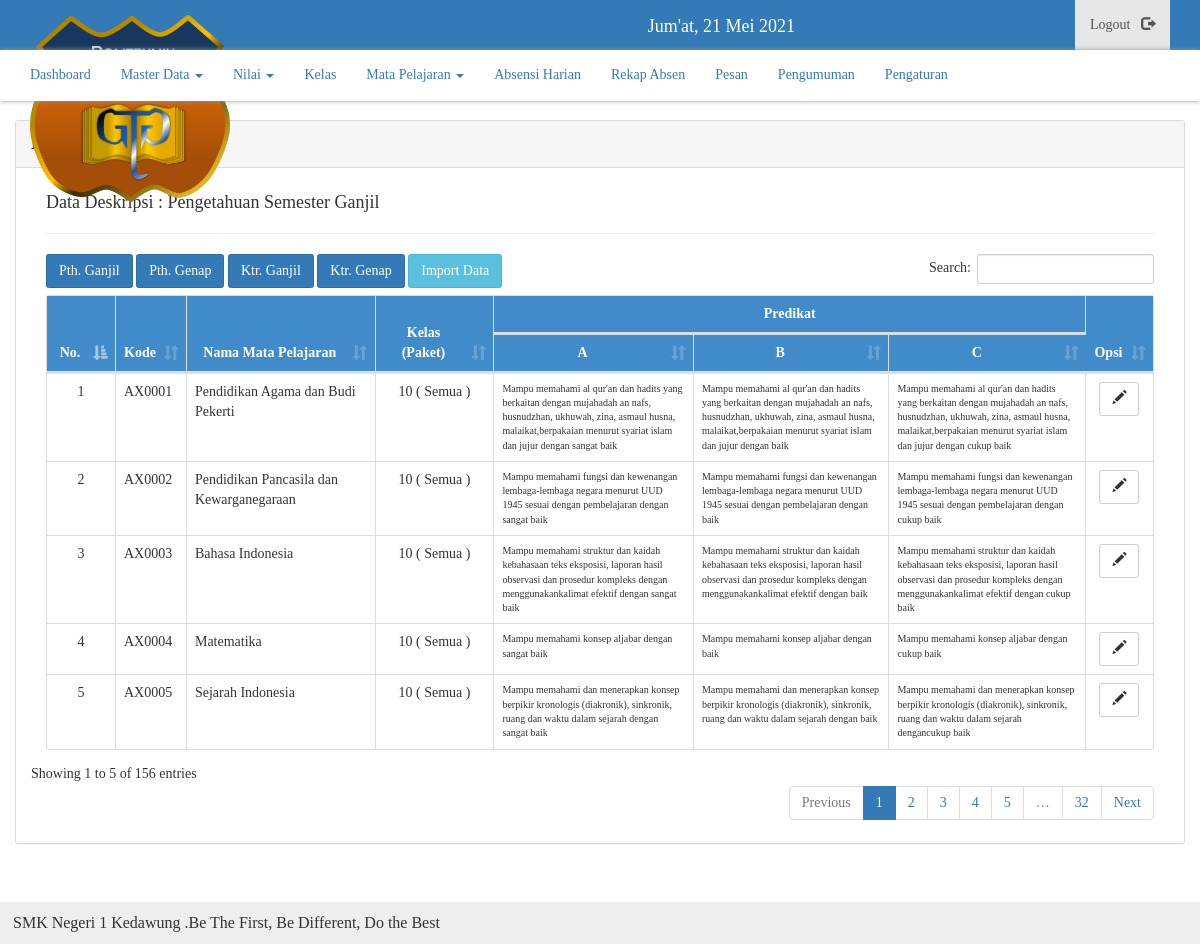
The app's page /admin/data-deskripsi (signed in) with its own data.
### tables this page shows
CREATE TABLE `tbl_mapel` (
  `id` int(11) NOT NULL,
  `kode_mapel` varchar(20) NOT NULL,
  `nama_mapel` varchar(100) NOT NULL,
  `kelas` int(5) NOT NULL,
  `paket` varchar(255) NOT NULL,
  `kelompok` varchar(20) NOT NULL,
  `ds` int(11) NOT NULL
);

CREATE TABLE `tbl_info` (
  `id` int(11) NOT NULL,
  `isi` text NOT NULL
);

### function/main.php (called while the page is built, shortened)
<?php
function base($folder)
{
	$url = "http://localhost:9000/siakad/".$folder;
	return $url;
}
function anti_inject($text)
{
	$string = stripslashes(strip_tags(htmlentities(htmlspecialchars($text, ENT_QUOTES))));
	return $string;
}
function get($sql)
{
	global $link;
	if ($x = mysqli_query($link, $sql) or die(mysqli_error($link))) {
		return $x;
	}
}
function select($column, $table, $params=NULL)
{
	if ($params != NULL) {
		$sql = "SELECT $column FROM $table WHERE $params ";
	} else {
		$sql = "SELECT $column FROM $table ";
	}
	return get($sql);
}
?>

### admin/inc/deskripsi.php (the view, shortened to what this page needs)
<?php
$sqlmapel = select("*", "tbl_mapel");
$no = 1;
$data = anti_inject($_GET['data']);
if ($data == "") {
	$ket = "Pengetahuan Semester Ganjil";
} elseif ($data == "pth_genap") {
	$ket = "Pengetahuan Semester Genap";
} elseif ($data == "ktr_ganjil") {
	$ket = "Keterampilan Semester Ganjil";
} elseif ($data == "ktr_genap") {
	$ket = "Keterampilan Semester Genap";
}
if ($data == "") {
?>
<div class="col-md-12">
	<h4>Data Deskripsi : <?= $ket; ?></h4>
	<hr>
	<table class="table table-bordered" id="list-data">
		<thead>
			<tr>
				<th class="ctr" rowspan="2" width="30px;">No.</th>
				<th class="ctr" rowspan="2" width="30px;">Kode</th>
				<th class="ctr" rowspan="2" width="150px">Nama Mata Pelajaran</th>
				<th class="ctr" rowspan="2" width="80px">Kelas (Paket)</th>
				<th class="ctr" colspan="3">Predikat</th>
				<th class="ctr" rowspan="2" width="20px;">Opsi</th>
			</tr>
			<tr>
				<th class="ctr">A</th>
				<th class="ctr">B</th>
				<th class="ctr">C</th>
			</tr>
		</thead>
		<tbody>
		<?php
			while ($m = mysqli_fetch_object($sqlmapel)):
				if ($m->paket == "Administrasi Perkantoran") {
					$pkt = "AP";
				} elseif ($m->paket == "Akuntansi") {
					$pkt = "AK";
				} elseif ($m->paket == "Multimedia") {
					$pkt = "MM";
				} elseif ($m->paket == "Pemasaran") {
					$pkt = "PM";
				} elseif ($m->paket == "Perbankan") {
					$pkt = "PB";
				} elseif ($m->paket == "Usaha Perjalanan Wisata") {
					$pkt = "UPW";
				} else {
					$pkt = "Semua";
				}
		?>
			<tr>
				<td class="ctr"><?= $no++; ?></td>
				<td width="30px"><?= $m->kode_mapel; ?></td>
				<td width="150px"><?= $m->nama_mapel; ?></td>
				<td class="ctr"><?= $m->kelas." ( $pkt )"; ?></td>
				<?php
					$sqlpa = select("deskripsi", "tbl_deskripsi_pth", "kode_mapel = '$m->kode_mapel' AND semester = 'Ganjil'");
					while ($pa = mysqli_fetch_object($sqlpa)):
				?>
				<td>
					<?= $pa->deskripsi; ?>
				</td>
				<?php endwhile; ?>
				<td class="ctr" width="20px;">
					<a href="<?= base('admin/edit-deskripsi/'.base64_encode($m->kode_mapel).'/'.base64_encode('pth_ganjil')); ?>" class="btn btn-default"><span class="glyphicon glyphicon-pencil"></span></a>
				</td>
			</tr>
		<?php endwhile; ?>
		</tbody>
	</table>
</div>
<?php
} else if($data == "pth_genap") {
?>
<div class="col-md-12">
	<h4>Data Deskripsi : <?= $ket; ?></h4>
	<hr>
	<table class="table table-bordered" id="list-data">
		<thead>
			<tr>
				<th class="ctr" rowspan="2" width="30px;">No.</th>
				<th class="ctr" rowspan="2" width="30px;">Kode</th>
				<th class="ctr" rowspan="2" width="150px">Nama Mata Pelajaran</th>
				<th class="ctr" rowspan="2" width="80px">Kelas (Paket)</th>
				<th class="ctr" colspan="3">Predikat</th>
				<th class="ctr" rowspan="2" width="20px;">Opsi</th>
			</tr>
			<tr>
				<th class="ctr">A</th>
				<th class="ctr">B</th>
				<th class="ctr">C</th>
			</tr>
		</thead>
		<tbody>
		<?php
			while ($m = mysqli_fetch_object($sqlmapel)):
				if ($m->paket == "Administrasi Perkantoran") {
					$pkt = "AP";
				} elseif ($m->paket == "Akuntansi") {
					$pkt = "AK";
				} elseif ($m->paket == "Multimedia") {
					$pkt = "MM";
				} elseif ($m->paket == "Pemasaran") {
					$pkt = "PM";
				} elseif ($m->paket == "Perbankan") {
					$pkt = "PB";
				} elseif ($m->paket == "Usaha Perjalanan Wisata") {
					$pkt = "UPW";
				} else {
					$pkt = "Semua";
				}
		?>
			<tr>
				<td class="ctr"><?= $no++; ?></td>
				<td width="30px"><?= $m->kode_mapel; ?></td>
				<td width="150px"><?= $m->nama_mapel; ?></td>
				<td class="ctr"><?= $m->kelas." ( $pkt )"; ?></td>
				<?php
					$sqlpa = select("deskripsi", "tbl_deskripsi_pth", "kode_mapel = '$m->kode_mapel' AND semester = 'Genap'");
					while ($pa = mysqli_fetch_object($sqlpa)):
				?>
				<td>
					<?= $pa->deskripsi; ?>
				</td>
				<?php endwhile; ?>
				<td class="ctr" width="20px;">
					<a href="<?= base('admin/edit-deskripsi/'.base64_encode($m->kode_mapel).'/'.base64_encode($data)); ?>" class="btn btn-default"><span class="glyphicon glyphicon-pencil"></span></a>
				</td>
			</tr>
		<?php endwhile; ?>
		</tbody>
	</table>
</div>
<?php
} else if($data == "ktr_ganjil") {
?>
<div class="col-md-12">
	<h4>Data Deskripsi : <?= $ket; ?></h4>
	<hr>
	<table class="table table-bordered" id="list-data">
		<thead>
			<tr>
				<th class="ctr" rowspan="2" width="30px;">No.</th>
				<th class="ctr" rowspan="2" width="30px;">Kode</th>
				<th class="ctr" rowspan="2" width="150px">Nama Mata Pelajaran</th>
				<th class="ctr" rowspan="2" width="80px">Kelas (Paket)</th>
				<th class="ctr" colspan="3">Predikat</th>
				<th class="ctr" rowspan="2" width="20px;">Opsi</th>
			</tr>
			<tr>
				<th class="ctr">A</th>
				<th class="ctr">B</th>
				<th class="ctr">C</th>
			</tr>
		</thead>
		<tbody>
		<?php
			while ($m = mysqli_fetch_object($sqlmapel)):
				if ($m->paket == "Administrasi Perkantoran") {
					$pkt = "AP";
				} elseif ($m->paket == "Akuntansi") {
					$pkt = "AK";
				} elseif ($m->paket == "Multimedia") {
					$pkt = "MM";
				} elseif ($m->paket == "Pemasaran") {
					$pkt = "PM";
				} elseif ($m->paket == "Perbankan") {
					$pkt = "PB";
				} elseif ($m->paket == "Usaha Perjalanan Wisata") {
					$pkt = "UPW";
				} else {
					$pkt = "Semua";
				}
		?>
			<tr>
				<td class="ctr"><?= $no++; ?></td>
				<td width="30px"><?= $m->kode_mapel; ?></td>
				<td width="150px"><?= $m->nama_mapel; ?></td>
				<td class="ctr"><?= $m->kelas." ( $pkt )"; ?></td>
				<?php
					$sqlpa = select("deskripsi", "tbl_deskripsi_ktr", "kode_mapel = '$m->kode_mapel' AND semester = 'Ganjil'");
					while ($pa = mysqli_fetch_object($sqlpa)):
				?>
				<td>
					<?= $pa->deskripsi; ?>
				</td>
				<?php endwhile; ?>
				<td class="ctr" width="20px;">
					<a href="<?= base('admin/edit-deskripsi/'.base64_encode($m->kode_mapel).'/'.base64_encode($data)); ?>" class="btn btn-default"><span class="glyphicon glyphicon-pencil"></span></a>
				</td>
			</tr>
		<?php endwhile; ?>
		</tbody>
	</table>
</div>
<?php
} else if($data == "ktr_genap") {
?>
<div class="col-md-12">
	<h4>Data Deskripsi : <?= $ket; ?></h4>
	<hr>
	<table class="table table-bordered" id="list-data">
		<thead>
			<tr>
				<th class="ctr" rowspan="2" width="30px;">No.</th>
				<th class="ctr" rowspan="2" width="30px;">Kode</th>
				<th class="ctr" rowspan="2" width="150px">Nama Mata Pelajaran</th>
				<th class="ctr" rowspan="2" width="80px">Kelas (Paket)</th>
				<th class="ctr" colspan="3">Predikat</th>
				<th class="ctr" rowspan="2" width="20px;">Opsi</th>
			</tr>
			<tr>
				<th class="ctr">A</th>
				<th class="ctr">B</th>
				<th class="ctr">C</th>
			</tr>
		</thead>
		<tbody>
		<?php
			while ($m = mysqli_fetch_object($sqlmapel)):
				if ($m->paket == "Administrasi Perkantoran") {
					$pkt = "AP";
				} elseif ($m->paket == "Akuntansi") {
					$pkt = "AK";
				} elseif ($m->paket == "Multimedia") {
					$pkt = "MM";
				} elseif ($m->paket == "Pemasaran") {
					$pkt = "PM";
				} elseif ($m->paket == "Perbankan") {
					$pkt = "PB";
				} elseif ($m->paket == "Usaha Perjalanan Wisata") {
					$pkt = "UPW";
				} else {
					$pkt = "Semua";
				}
		?>
			<tr>
				<td class="ctr"><?= $no++; ?></td>
				<td width="30px"><?= $m->kode_mapel; ?></td>
				<td width="150px"><?= $m->nama_mapel; ?></td>
				<td class="ctr"><?= $m->kelas." ( $pkt )"; ?></td>
				<?php
					$sqlpa = select("deskripsi", "tbl_deskripsi_ktr", "kode_mapel = '$m->kode_mapel' AND semester = 'Genap'");
					while ($pa = mysqli_fetch_object($sqlpa)):
				?>
				<td>
					<?= $pa->deskripsi; ?>
				</td>
				<?php endwhile; ?>
				<td class="ctr" width="20px;">
					<a href="<?= base('admin/edit-deskripsi/'.base64_encode($m->kode_mapel).'/'.base64_encode($data)); ?>" class="btn btn-default"><span class="glyphicon glyphicon-pencil"></span></a>
				</td>
			</tr>
		<?php endwhile; ?>
		</tbody>
	</table>
</div>
<?php } ?>

### templates/footer.php
<?php
$rt = select("*", "tbl_info", "id=1 LIMIT 1");
$run = mysqli_fetch_assoc($rt);
?>
<footer>
  <marquee>
    <?= $run['isi']; ?>
  </marquee>
</footer>
</body>
</html>

### assets/css/admin.css (style rules this page uses)
* { margin: 0; padding: 0; text-decoration: none; list-style:none; }
body { background-image: url('../../images/wallup.jpg'); background-size: cover; background-attachment: fixed; }
.ctr { text-align: center !important; }
.panel, .table, .btn, .form-control, #sidebar { border-radius: 2.5px !important; }

### assets/css/style.css (style rules this page uses)
* { margin: 0; padding: 0; text-decoration: none; list-style:none; font-family: "Roboto Slab"; }
body { background-attachment: fixed !important; }
.ctr { text-align: center !important; }
.panel, .table, .btn, .form-control, #sidebar { border-radius: 2.5px !important; }
thead { background: #428bca; color: #fff; }
footer { position: fixed; width: 100% !important; margin-top: 20px; background: #eee; padding: 13px; font-size: 16px; line-height: 16px; bottom: 0 !important; }

### admin/inc/deskripsi.php (style rules this page uses)
td:nth-child(5), td:nth-child(6), td:nth-child(7) { font-size: 10px !important; }

### records on screen
tbl_mapel: kode_mapel "AX0001", nama_mapel "Pendidikan Agama dan Budi Pekerti", kelas "10", paket "Semua", deskripsi "Mampu memahami al qur'an dan hadits yang berkaitan dengan mujahadah an nafs, husnudzhan, ukhuwah, zina, asmaul husna, malaikat,berpakaian menurut syariat islam dan jujur dengan sangat baik", deskripsi "Mampu memahami al qur'an dan hadits yang berkaitan dengan mujahadah an nafs, husnudzhan, ukhuwah, zina, asmaul husna, malaikat,berpakaian menurut syariat islam dan jujur dengan baik", deskripsi "Mampu memahami al qur'an dan hadits yang berkaitan dengan mujahadah an nafs, husnudzhan, ukhuwah, zina, asmaul husna, malaikat,berpakaian menurut syariat islam dan jujur dengan cukup baik"
tbl_mapel: kode_mapel "AX0002", nama_mapel "Pendidikan Pancasila dan Kewarganegaraan", kelas "10", paket "Semua", deskripsi "Mampu memahami fungsi dan kewenangan lembaga-lembaga negara menurut UUD 1945 sesuai dengan pembelajaran dengan sangat baik", deskripsi "Mampu memahami fungsi dan kewenangan lembaga-lembaga negara menurut UUD 1945 sesuai dengan pembelajaran dengan baik", deskripsi "Mampu memahami fungsi dan kewenangan lembaga-lembaga negara menurut UUD 1945 sesuai dengan pembelajaran dengan cukup baik"
tbl_mapel: kode_mapel "AX0003", nama_mapel "Bahasa Indonesia", kelas "10", paket "Semua", deskripsi "Mampu memahami struktur dan kaidah kebahasaan teks eksposisi, laporan hasil observasi dan prosedur kompleks dengan menggunakankalimat efektif dengan sangat baik", deskripsi "Mampu memahami struktur dan kaidah kebahasaan teks eksposisi, laporan hasil observasi dan prosedur kompleks dengan menggunakankalimat efektif dengan baik", deskripsi "Mampu memahami struktur dan kaidah kebahasaan teks eksposisi, laporan hasil observasi dan prosedur kompleks dengan menggunakankalimat efektif dengan cukup baik"
tbl_mapel: kode_mapel "AX0004", nama_mapel "Matematika", kelas "10", paket "Semua", deskripsi "Mampu memahami konsep aljabar dengan sangat baik", deskripsi "Mampu memahami konsep aljabar dengan baik", deskripsi "Mampu memahami konsep aljabar dengan cukup baik"
tbl_mapel: kode_mapel "AX0005", nama_mapel "Sejarah Indonesia", kelas "10", paket "Semua", deskripsi "Mampu memahami dan menerapkan konsep berpikir kronologis (diakronik), sinkronik, ruang dan waktu dalam sejarah dengan sangat baik", deskripsi "Mampu memahami dan menerapkan konsep berpikir kronologis (diakronik), sinkronik, ruang dan waktu dalam sejarah dengan baik", deskripsi "Mampu memahami dan menerapkan konsep berpikir kronologis (diakronik), sinkronik, ruang dan waktu dalam sejarah dengancukup baik"
tbl_info: isi "SMK Negeri 1 Kedawung .Be The First, Be Different, Do the Best"

### other values on screen
$ket "Pengetahuan Semester Ganjil"
